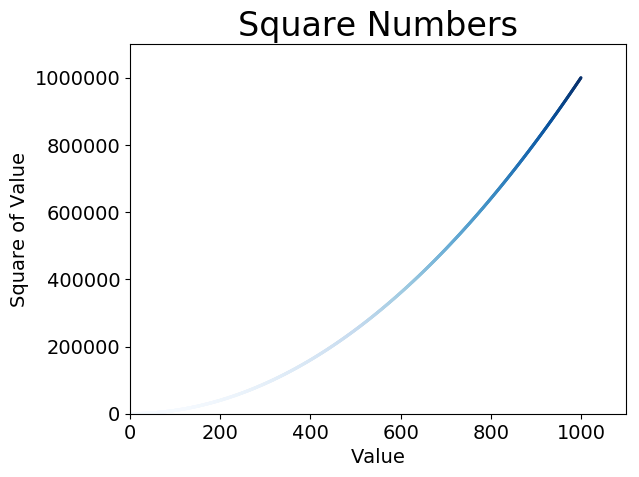

Write the Python code that produced this figure.
# -*- coding: utf-8 -*-
"""
-------------------------------------------------
   File Name：     ScatterDiagram
   Description :   散点图
   Author :        Liangz
   Date：          2018/10/22
-------------------------------------------------
   Change Activity:
                   2018/10/22:
-------------------------------------------------
"""
__author__ = 'Liangz'

import matplotlib.pyplot as plt

x_values = list(range(1, 1001))
y_values = [x**2 for x in x_values]
# plt.scatter(x_values, y_values, c='red', edgecolors='none', s=5)
plt.scatter(x_values, y_values, c=y_values, cmap=plt.cm.Blues, edgecolors='none', s=5)

# 设置图表标题并给坐标轴加上标签
plt.title("Square Numbers", fontsize=24)
plt.xlabel("Value", fontsize=14)
plt.ylabel("Square of Value", fontsize=14)

# 设置刻度标记的大小
plt.tick_params(axis='both', which='major', labelsize=14)

# 设置每个坐标轴的取值范围
plt.axis([0, 1100, 0, 1100000])

# plt.show()

plt.savefig('ScatterDiagram.png', bbox_inches='tight')